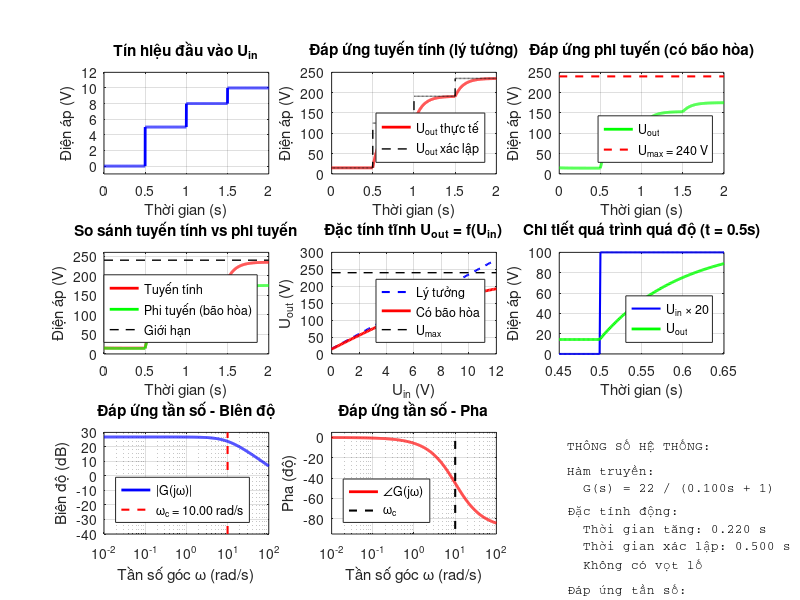

This figure's MATLAB source:
%% MÔ PHỎNG KHÂU KHUẾCH ĐẠI TỪ
% Mô phỏng sơ đồ cấu trúc MATLAB khâu khuếch đại từ ПДД-1,5B
% Tác giả: Hệ thống điều khiển máy xúc EKG-5A
% Ngày: 10/2025

clc; clear all; close all;

%% ========== THÔNG SỐ KHÂU KHUẾCH ĐẠI TỪ ==========

% Thông số khuếch đại từ
K_u = 22;               % Hệ số khuếch đại điện áp
tau_KDT = 0.1;          % Hằng số thời gian tổng hợp [s] (100 ms)
U_max = 240;            % Điện áp bão hòa [V]
U_offset = 15;          % Điện áp lệch (từ dư) [V]

% Thông số phi tuyến (bão hòa từ)
k_sat = 0.95;           % Hệ số bão hòa (0.9-1.0)

% Tín hiệu đầu vào
t_sim = 2.0;            % Thời gian mô phỏng [s]
dt = 0.001;             % Bước thời gian [s]
t = 0:dt:t_sim;         % Vector thời gian

%% ========== TẠO TÍN HIỆU ĐẦU VÀO ==========

% Tín hiệu bước nhảy ở nhiều mức
U_in = zeros(size(t));
U_in(t >= 0.0 & t < 0.5) = 0;
U_in(t >= 0.5 & t < 1.0) = 5;
U_in(t >= 1.0 & t < 1.5) = 8;
U_in(t >= 1.5) = 10;

%% ========== HIỂN THỊ THÔNG SỐ ==========

fprintf('========== THÔNG SỐ KHÂU KHUẾCH ĐẠI TỪ ==========\n');
fprintf('Hệ số khuếch đại K_u: %.0f\n', K_u);
fprintf('Hằng số thời gian τ: %.3f s = %.0f ms\n', tau_KDT, tau_KDT*1000);
fprintf('Điện áp bão hòa U_max: %.0f V\n', U_max);
fprintf('Điện áp lệch U_offset: %.0f V\n', U_offset);
fprintf('Hệ số bão hòa k_sat: %.2f\n', k_sat);
fprintf('==================================================\n\n');

%% ========== MÔ PHỎNG KHÂU TUYẾN TÍNH ==========

% Hàm truyền: G(s) = K_u / (tau*s + 1)
% Đáp ứng: du/dt = (K_u*U_in - u) / tau

U_out_linear = zeros(size(t));
u_temp = U_offset;  % Điều kiện đầu

for i = 1:length(t)
    % Phương trình vi phân bậc 1
    du_dt = (K_u * U_in(i) + U_offset - u_temp) / tau_KDT;
    u_temp = u_temp + du_dt * dt;
    U_out_linear(i) = u_temp;
end

%% ========== MÔ PHỎNG KHÂU PHI TUYẾN (CÓ BÃO HÒA) ==========

U_out_nonlinear = zeros(size(t));
u_temp = U_offset;

for i = 1:length(t)
    % Tính điện áp tuyến tính
    U_linear = K_u * U_in(i) + U_offset;
    
    % Áp dụng đặc tính bão hòa (hàm tanh)
    U_target = U_max * tanh(k_sat * U_linear / U_max);
    
    % Phương trình vi phân với bão hòa
    du_dt = (U_target - u_temp) / tau_KDT;
    u_temp = u_temp + du_dt * dt;
    U_out_nonlinear(i) = u_temp;
end

%% ========== TÍNH TOÁN ĐẶC TÍNH TĨNH ==========

% Đặc tính tĩnh (static characteristic)
U_in_static = 0:0.1:12;
U_out_static_ideal = K_u * U_in_static + U_offset;
U_out_static_saturation = U_max * tanh(k_sat * U_out_static_ideal / U_max);

%% ========== VẼ ĐỒ THỊ ==========

figure('Name', 'Mô phỏng khâu khuếch đại từ', 'Position', [100, 100, 1400, 900]);

% Subplot 1: Tín hiệu đầu vào
subplot(3, 3, 1);
plot(t, U_in, 'b-', 'LineWidth', 2);
grid on;
xlabel('Thời gian (s)');
ylabel('Điện áp (V)');
title('Tín hiệu đầu vào U_{in}');
ylim([-1 12]);

% Subplot 2: Đáp ứng tuyến tính
subplot(3, 3, 2);
plot(t, U_out_linear, 'r-', 'LineWidth', 2);
hold on;
plot(t, K_u*U_in + U_offset, 'k--', 'LineWidth', 1);
grid on;
xlabel('Thời gian (s)');
ylabel('Điện áp (V)');
title('Đáp ứng tuyến tính (lý tưởng)');
legend('U_{out} thực tế', 'U_{out} xác lập', 'Location', 'Southeast');
ylim([0 250]);

% Subplot 3: Đáp ứng phi tuyến (có bão hòa)
subplot(3, 3, 3);
plot(t, U_out_nonlinear, 'g-', 'LineWidth', 2);
hold on;
plot([0 t_sim], [U_max U_max], 'r--', 'LineWidth', 1.5);
grid on;
xlabel('Thời gian (s)');
ylabel('Điện áp (V)');
title('Đáp ứng phi tuyến (có bão hòa)');
legend('U_{out}', sprintf('U_{max} = %d V', U_max), 'Location', 'Southeast');
ylim([0 250]);

% Subplot 4: So sánh tuyến tính và phi tuyến
subplot(3, 3, 4);
plot(t, U_out_linear, 'r-', 'LineWidth', 2);
hold on;
plot(t, U_out_nonlinear, 'g-', 'LineWidth', 2);
plot([0 t_sim], [U_max U_max], 'k--', 'LineWidth', 1);
grid on;
xlabel('Thời gian (s)');
ylabel('Điện áp (V)');
title('So sánh tuyến tính vs phi tuyến');
legend('Tuyến tính', 'Phi tuyến (bão hòa)', 'Giới hạn', 'Location', 'Southeast');
ylim([0 260]);

% Subplot 5: Đặc tính tĩnh
subplot(3, 3, 5);
plot(U_in_static, U_out_static_ideal, 'b--', 'LineWidth', 1.5);
hold on;
plot(U_in_static, U_out_static_saturation, 'r-', 'LineWidth', 2);
plot([0 12], [U_max U_max], 'k--', 'LineWidth', 1);
grid on;
xlabel('U_{in} (V)');
ylabel('U_{out} (V)');
title('Đặc tính tĩnh U_{out} = f(U_{in})');
legend('Lý tưởng', 'Có bão hòa', 'U_{max}', 'Location', 'Southeast');

% Subplot 6: Zoom vào thời điểm chuyển đổi
subplot(3, 3, 6);
idx = find(t >= 0.45 & t <= 0.65);
plot(t(idx), U_in(idx)*20, 'b-', 'LineWidth', 1.5);
hold on;
plot(t(idx), U_out_nonlinear(idx), 'g-', 'LineWidth', 2);
grid on;
xlabel('Thời gian (s)');
ylabel('Điện áp (V)');
title('Chi tiết quá trình quá độ (t = 0.5s)');
legend('U_{in} × 20', 'U_{out}', 'Location', 'Southeast');

% Subplot 7: Hàm truyền tần số - Biên độ
subplot(3, 3, 7);
omega = logspace(-2, 2, 1000);  % Tần số góc [rad/s]
H = K_u ./ sqrt(1 + (omega * tau_KDT).^2);
semilogx(omega, 20*log10(H), 'b-', 'LineWidth', 2);
hold on;
omega_c = 1 / tau_KDT;
plot([omega_c omega_c], [-40 30], 'r--', 'LineWidth', 1.5);
grid on;
xlabel('Tần số góc ω (rad/s)');
ylabel('Biên độ (dB)');
title('Đáp ứng tần số - Biên độ');
legend('|G(jω)|', sprintf('ω_c = %.2f rad/s', omega_c), 'Location', 'Southwest');

% Subplot 8: Hàm truyền tần số - Pha
subplot(3, 3, 8);
phase = -atan(omega * tau_KDT) * 180 / pi;
semilogx(omega, phase, 'r-', 'LineWidth', 2);
hold on;
plot([omega_c omega_c], [-90 0], 'k--', 'LineWidth', 1.5);
grid on;
xlabel('Tần số góc ω (rad/s)');
ylabel('Pha (độ)');
title('Đáp ứng tần số - Pha');
legend('∠G(jω)', 'ω_c', 'Location', 'Southwest');
ylim([-95 5]);

% Subplot 9: Bảng thông tin
subplot(3, 3, 9);
axis off;

% Tính toán một số chỉ số
settling_time = 5 * tau_KDT;  % Thời gian xác lập 99%
rise_time = 2.2 * tau_KDT;    % Thời gian tăng 10%-90%
bandwidth = 1 / tau_KDT;       % Băng thông

str_info = {
    'THÔNG SỐ HỆ THỐNG:'
    ' '
    'Hàm truyền:'
    sprintf('  G(s) = %d / (%.3fs + 1)', K_u, tau_KDT)
    ' '
    'Đặc tính động:'
    sprintf('  Thời gian tăng: %.3f s', rise_time)
    sprintf('  Thời gian xác lập: %.3f s', settling_time)
    sprintf('  Không có vọt lố')
    ' '
    'Đáp ứng tần số:'
    sprintf('  Tần số cắt: %.2f rad/s', bandwidth)
    sprintf('  Băng thông: %.2f rad/s', bandwidth)
    ' '
    'Giới hạn:'
    sprintf('  U_out max: %.0f V', U_max)
    sprintf('  U_in max: %.0f V', 10)
    ' '
    'Trạng thái bão hòa:'
    sprintf('  Bắt đầu: U_in ≈ %.1f V', (U_max-U_offset)/K_u*0.8)
    sprintf('  Hoàn toàn: U_in ≈ %.1f V', (U_max-U_offset)/K_u*1.2)
};
text(0.05, 0.95, str_info, 'VerticalAlignment', 'top', 'FontSize', 9, 'FontName', 'Courier');

%% ========== PHÂN TÍCH KẾT QUẢ ==========

fprintf('========== KẾT QUẢ MÔ PHỎNG ==========\n\n');

fprintf('ĐẶC TÍNH ĐỘNG:\n');
fprintf('  Thời gian tăng (10%%-90%%): %.3f s\n', rise_time);
fprintf('  Thời gian xác lập (99%%): %.3f s\n', settling_time);
fprintf('  Vọt lố: 0%% (hệ bậc 1)\n');

fprintf('\nĐÁP ỨNG TẦN SỐ:\n');
fprintf('  Tần số cắt ω_c: %.2f rad/s = %.2f Hz\n', bandwidth, bandwidth/(2*pi));
fprintf('  Pha tại ω_c: -45°\n');

fprintf('\nĐẶC TÍNH BÃO HÒA:\n');
fprintf('  U_in < %.1f V: Vùng tuyến tính\n', (U_max-U_offset)/K_u*0.8);
fprintf('  U_in = %.1f - %.1f V: Bắt đầu bão hòa\n', (U_max-U_offset)/K_u*0.8, (U_max-U_offset)/K_u*1.2);
fprintf('  U_in > %.1f V: Bão hòa hoàn toàn\n', (U_max-U_offset)/K_u*1.2);

fprintf('\nGIÁ TRỊ ĐIỆN ÁP TẠI CÁC THỜI ĐIỂM:\n');
idx_05s = find(t >= 0.5, 1);
idx_10s = find(t >= 1.0, 1);
idx_15s = find(t >= 1.5, 1);
fprintf('  t = 0.5s: U_in = %.0f V → U_out = %.1f V\n', U_in(idx_05s), U_out_nonlinear(idx_05s));
fprintf('  t = 1.0s: U_in = %.0f V → U_out = %.1f V\n', U_in(idx_10s), U_out_nonlinear(idx_10s));
fprintf('  t = 1.5s: U_in = %.0f V → U_out = %.1f V\n', U_in(idx_15s), U_out_nonlinear(idx_15s));

fprintf('\n======================================\n');

%% ========== LƯU KẾT QUẢ ==========

saveas(gcf, 'mo_phong_khau_khuech_dai_tu.png');
fprintf('\nĐã lưu đồ thị vào file: mo_phong_khau_khuech_dai_tu.png\n');

save('data_khau_khuech_dai_tu.mat', 't', 'U_in', 'U_out_linear', 'U_out_nonlinear', ...
     'K_u', 'tau_KDT', 'U_max', 'U_offset');
fprintf('Đã lưu dữ liệu vào file: data_khau_khuech_dai_tu.mat\n');

fprintf('\n========== HOÀN THÀNH MÔ PHỎNG ==========\n');

